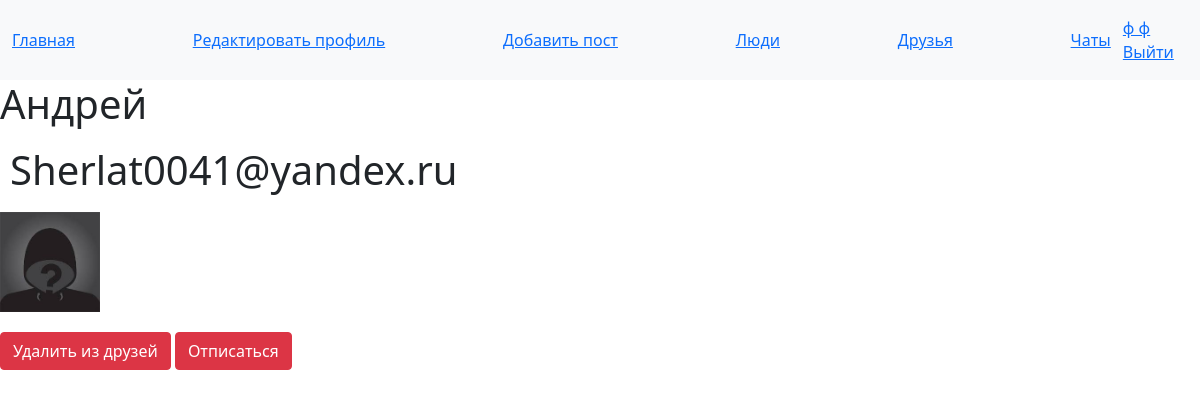
Page /profile/sherlat (signed in) on the committed database.
### menu_app/models.py (models this page shows, shortened)
class Menu(models.Model):
    title = models.CharField(max_length=64, null=False, blank=False)
    url = models.CharField(max_length=128, null=False, blank=False)
    type = models.ForeignKey(ClassMenu, on_delete=models.CASCADE)

### user_app/models.py (models this page shows, shortened)
class User(AbstractUser):
    email = models.EmailField(_("email address"), unique=True)
    USERNAME_FIELD = "email"
    REQUIRED_FIELDS = ["username"]
    class Meta:
        db_table = 'auth_user'

### profile_app/views/profile.py (the view, shortened to what this page needs)
# urls.py: path('profile/<str:peopl>', login_required(ProfilePeoples_user.as_view()), name='profile_peoples'),
class ProfilePeoples_user(View):
    def get(self, request, peopl):
            user = User.objects.get(Q(email=peopl) | Q(username=peopl))
            posts = Post.objects.filter(user=user)
            friend = Friends.objects.filter(Q(user=request.user) | Q(friend=request.user))
            subscription = Subscriptions.objects.filter(Q(user=request.user) | Q(subscription=request.user))
            context = {"title": "Акк",
                       "add_friend": "Добавить в друзья",
                       "podpis": "Подписаться",
                       "users": user,
                       "posts": posts,
                       }
            if friend:
                if not subscription:
                    context = {"title": "Акк",
                               "add_friend": "Удалить из друзей",
                               "podpis": "Подписаться",
                               "users": user,
                               "posts": posts,
                               }
                else:
                    context = {"title": "Акк",
                               "add_friend": "Удалить из друзей",
                               "podpis": "Отписаться",
                               "users": user,
                               "posts": posts,
                               }
            return render(request, "people_app/people_profile.html", context)

### menu_app/templatetags/menu_main.py (called while the page is built, shortened)
@register.inclusion_tag('base.html')
def profile_menu():
    menu = Menu.objects.filter(type=2)
    return {'menu': menu, }

@register.inclusion_tag('base.html', takes_context=True)
def user_menu(context):
    if context.request.user.is_authenticated:
        menu = [
            {
                'title': f"{context.request.user.last_name} {context.request.user.first_name}",
                'url': '/profile',
            },
            {
                'title': 'Выйти',
                'url': '/logout',
            },
        ]
    return {'menu': menu, }

### templates/people_app/people_profile.html (shortened to what this page needs)
{% load menu_main %}
<link rel="stylesheet" href="https://cdn.jsdelivr.net/npm/bootstrap@5.1.3/dist/css/bootstrap.min.css">
<nav class="navbar navbar-expand-lg bg-light">
    <div class="container-fluid">{% profile_menu %}</div>
    <div id="user_menu" class="navbar-text">{% user_menu %}</div>
</nav>
<html lang="en">
<head>
</head>
<body>
        <h1>{{ users.last_name }} {{ users.first_name }}</h1>
        <h1 style="padding: 10px;">{{ users.email }}</h1>
            {% if users.profile.image %}
                <div><img src="{{ users.profile.image.url }}" alt="" width="100px" height="100px"></div>
            {% else %}
                <div><img src="/static/profile_app/image/def.jpg" alt="" width="100px" height="100px"></div>
            {% endif %}
      <div style="padding: 10px;" ></div>
            {% if add_friend == 'Добавить в друзья' %}
            <p><a href="add_friend/{{users}}"><button type="button" class="btn btn-warning">{{ add_friend }}</button></a>
            {% else %}
            <a href="del_friend/{{users}}"><button type="button" class="btn btn-danger">{{ add_friend }}</button></a>
            {% endif%}
            {% if podpis == 'Подписаться' %}
            <a href="add_subscription/{{users}}"><button type="button" class="btn btn-warning">{{ podpis }}</button></a>
            {% else %}
            <a href="del_subscription/{{users}}"><button type="button" class="btn btn-danger">{{ podpis }}</button></a> </p>
            {% endif%}
</body>
</html>

### templates/base.html
{% for m in menu %}
    <a href="{{ m.url }}">{{ m.title }}</a>
{% endfor%}

### rows in the picture
Menu: title "Главная"
Menu: title "Редактировать профиль"
Menu: title "Добавить пост"
Menu: title "Люди"
Menu: title "Друзья"
Menu: title "Чаты"

### other values in the picture
{{ m.title }} "ф ф" "Выйти"
{{ users.last_name }} "Андрей"
{{ users.email }} "Sherlat0041@yandex.ru"
{{ add_friend }} "Удалить из друзей"
{{ podpis }} "Отписаться"
